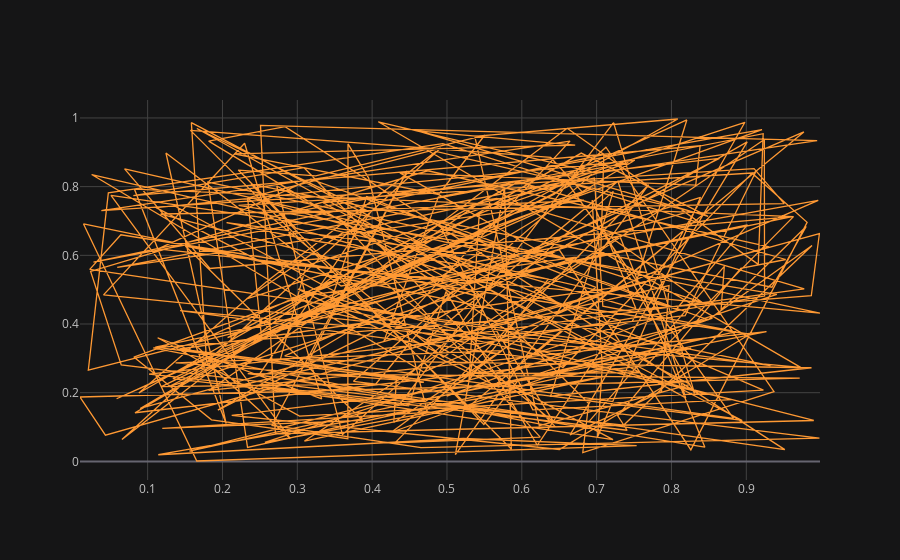

The notebook cell saved with this chart:
### Code cell
df.iplot(x = 'a',y = 'b',theme='solar')

### Figure 1 — Plotly figure (JSON) as saved in the notebook; plotly's stock layout.template omitted (floating-point values rounded to 4 significant figures; data arrays with more than 128 entries replaced by an {"elided": "..."} marker saying what was removed)
{"data": [{"line": {"color": "rgba(255, 153, 51, 1.0)", "dash": "solid", "shape": "linear", "width": 1.3}, "mode": "lines", "name": "b", "text": "", "type": "scatter", "x": {"elided": "300 float values"}, "y": {"elided": "300 float values"}}], "layout": {"autosize": true, "legend": {"bgcolor": "#151516", "font": {"color": "#D9D9D9"}}, "paper_bgcolor": "#151516", "plot_bgcolor": "#151516", "title": {"font": {"color": "#D9D9D9"}}, "xaxis": {"autorange": true, "gridcolor": "#434343", "range": [0.009618, 0.9985], "showgrid": true, "tickfont": {"color": "#C2C2C2"}, "title": {"font": {"color": "#D9D9D9"}, "text": ""}, "type": "linear", "zerolinecolor": "#666570"}, "yaxis": {"autorange": true, "gridcolor": "#434343", "range": [-0.05422, 1.052], "showgrid": true, "tickfont": {"color": "#C2C2C2"}, "title": {"font": {"color": "#D9D9D9"}, "text": ""}, "type": "linear", "zerolinecolor": "#666570"}}}
